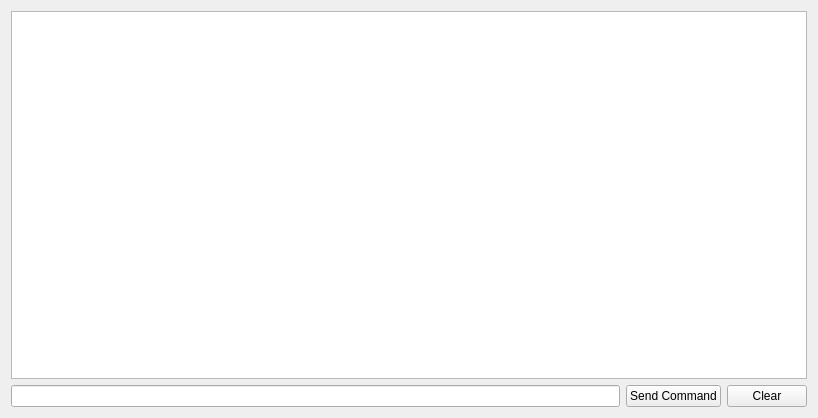
<?xml version="1.0" encoding="UTF-8"?>
<ui version="4.0">
 <class>CommMonitorPanel</class>
 <widget class="QWidget" name="CommMonitorPanel">
  <property name="geometry">
   <rect>
    <x>0</x>
    <y>0</y>
    <width>818</width>
    <height>418</height>
   </rect>
  </property>
  <property name="windowTitle">
   <string>Form</string>
  </property>
  <layout class="QGridLayout" name="gridLayout">
   <item row="1" column="0">
    <widget class="QLineEdit" name="lineEdit"/>
   </item>
   <item row="1" column="1">
    <widget class="QPushButton" name="sendButton">
     <property name="text">
      <string>Send Command</string>
     </property>
    </widget>
   </item>
   <item row="1" column="2">
    <widget class="QPushButton" name="clearButton">
     <property name="text">
      <string>Clear</string>
     </property>
    </widget>
   </item>
   <item row="0" column="0" colspan="3">
    <widget class="QTextBrowser" name="commLog">
     <property name="frameShadow">
      <enum>QFrame::Sunken</enum>
     </property>
    </widget>
   </item>
  </layout>
 </widget>
 <resources/>
 <connections/>
</ui>
